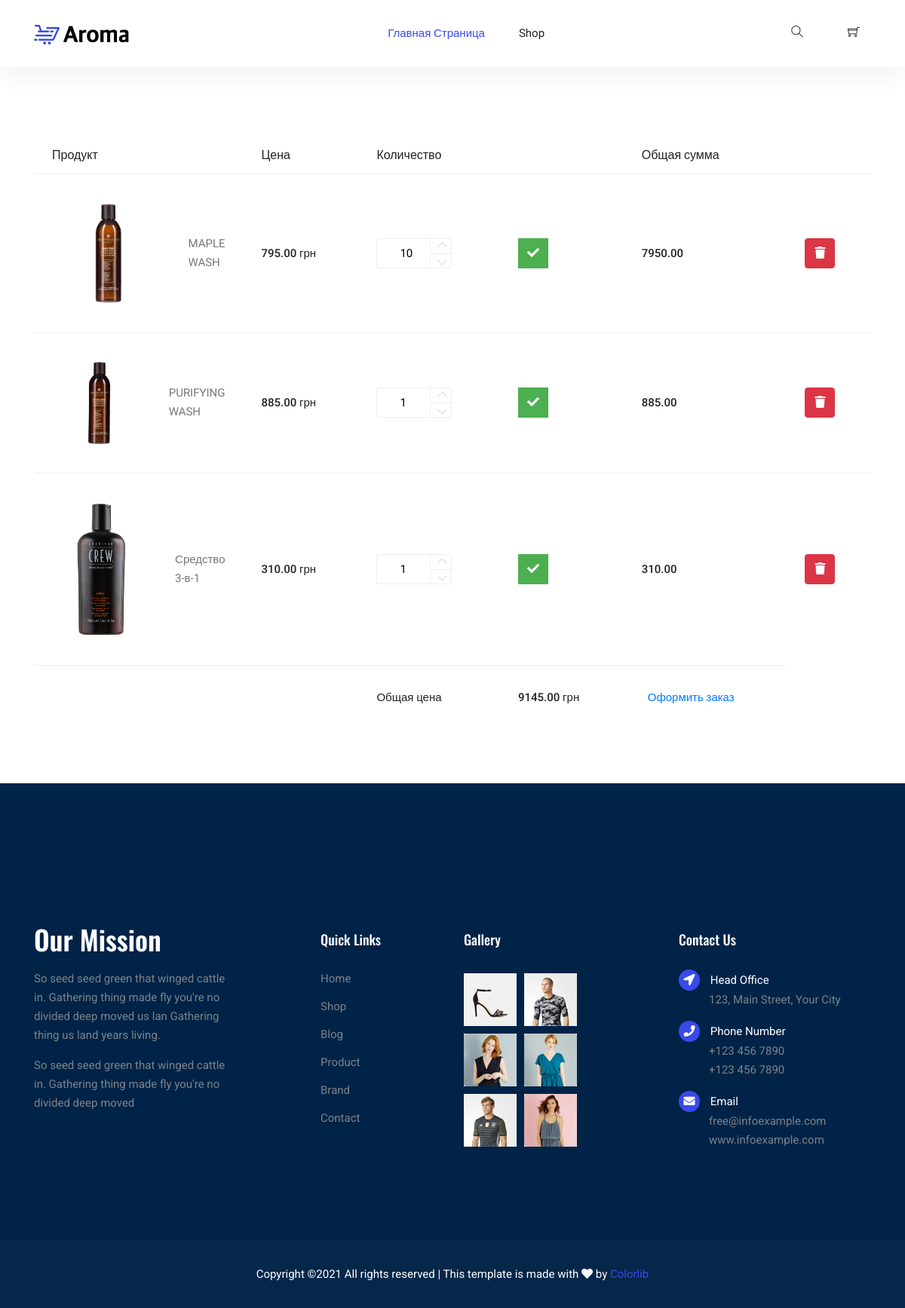
The app's page /cart/ (signed in) with its own data.
### main/models.py (models this page shows, shortened)
class CartProduct(models.Model):
    user = models.ForeignKey('Customer', verbose_name='Покупатель', on_delete=models.CASCADE)
    cart = models.ForeignKey('Cart', verbose_name='Корзина', on_delete=models.CASCADE, related_name='related_products')
    content_type = models.ForeignKey(ContentType, on_delete=models.CASCADE)
    object_id = models.PositiveIntegerField()
    content_object = GenericForeignKey('content_type', 'object_id')
    qty = models.PositiveIntegerField(default=1)
    final_price = models.DecimalField(max_digits=9, decimal_places=2, verbose_name='Общая цена')

class Product(models.Model):
    VALID_RESOLUTION = {'min': 400, 'max': 2000}
    class Meta:
        abstract = True
    category = models.ForeignKey(Category, verbose_name='Категория', on_delete=models.CASCADE)
    title = models.CharField(max_length=255, verbose_name='Наименование')
    mini_description = models.TextField(max_length=255, verbose_name='Краткое описание', null=True)
    slug = models.SlugField(unique=True)
    image = models.ImageField(verbose_name='Изображение товара')
    description = models.TextField(verbose_name='Описание', null=True)
    price = models.DecimalField(max_digits=9, decimal_places=2, verbose_name='Цена')
    country = models.CharField(max_length=255, verbose_name='Страна производитель')
    type_product = models.CharField(max_length=255, verbose_name='Тип продукции') #like shampoo, creme
    volume = models.CharField(max_length=255, verbose_name='Объем')
    availibility = models.CharField(max_length=20, verbose_name='Наличие', null=True)
    def get_model_name(self):
        return self.__class__.__name__.lower()

class PhilipMartins(Product):
    gender = models.CharField(max_length=15, verbose_name='Гендер')

class AmericanCrew(Product):
    gender = models.CharField(max_length=15, verbose_name='Гендер')

class Cart(models.Model):
    owner = models.ForeignKey('Customer', null=True, verbose_name='Владелец корзины', on_delete=models.CASCADE)
    products = models.ManyToManyField(CartProduct, blank=True, related_name='related_cart')
    total_products = models.PositiveIntegerField(default=0)
    final_price = models.DecimalField(max_digits=9, default=0, decimal_places=2, verbose_name='Общая цена')
    in_order = models.BooleanField(default=False)
    for_anonymous_user = models.BooleanField(default=False)

### main/views.py (the view)
# urls.py: path('cart/', CartView.as_view(), name='cart'),
class CartView(CartMixin, View):
    def get(self, request, *args, **kwargs):
        categories = Category.objects.get_categories_for_left_sidebar()
        context = {
            'cart': self.cart,
            'categories': categories
        }
        return render(request, 'main/cart.html', context)

### main/mixins.py (called while the page is built)
    def dispatch(self, request, *args, **kwargs):
        if request.user.is_authenticated:
            customer = Customer.objects.filter(user=request.user).first()
            if not customer:
                customer = Customer.objects.create(
                    user=request.user
                )
            cart = Cart.objects.filter(owner=customer, in_order=False).first()
            if not cart:
                cart = Cart.objects.create(owner=customer)
        else:
            cart = Cart.objects.filter(for_anonymous_user=True).first()
            if not cart:
                cart = Cart.objects.create(for_anonymous_user=True)
                return cart
        self.cart = cart
        return super().dispatch(request, *args, **kwargs)

### main/models.py (called while the page is built)
def get_models_for_count(*models_name):
    return [models.Count(model_name) for model_name in models_name]

    def get_queryset(self):
        return super().get_queryset()

    def get_categories_for_left_sidebar(self):
        models = get_models_for_count('philipmartins', 'americancrew') #which category
        qs = list(self.get_queryset().annotate(*models))
        print(qs)
        data = [
            dict(name=c.name, url=c.get_absolute_url(), count=getattr(c, self.CATEGORY_NAME_FOR_COUNT[c.name]))
            for c in qs
        ]
        return data

    def __str__(self):
        return self.name

    def get_absolute_url(self):
        return reverse('category_detail', kwargs={'slug': self.slug})

### main/templates/main/cart.html (shortened to what this page needs)
{% extends 'main/base.html' %}
{% load static %}
{% block content %}
  <section class="cart_area">
      <div class="container">
          <div class="cart_inner">
              <div class="table-responsive">
                  <table class="table">
                      <thead>
                          <tr>
                              <th scope="col">Продукт</th>
                              <th scope="col">Цена</th>
                              <th scope="col">Количество</th>
                              <th scope="col"></th>
                              <th scope="col">Общая сумма</th>
                              <th scope="col"></th>
                          </tr>
                      </thead>
                      <tbody>
                      {% for item in cart.products.all %}
                          <tr>
                              <td class="w-25">
                                  <div class="media">
                                      <div class="d-flex">
                                          <img src="{{ item.content_object.image.url }}" alt="" class="img-fluid">
                                      </div>
                                      <div class="media-body">
                                          <p>{{ item.content_object.title }}</p>
                                      </div>
                                  </div>
                              </td>
                              <td>
                                  <h5>{{ item.content_object.price }} грн</h5>
                              </td>
                              <td>
                                  <div class="product_count">
                                      <form action="{% url 'change_qty' ct_model=item.content_object.get_model_name slug=item.content_object.slug %}" method="POST">
                                      <input type="text" name="qty" id="sst" maxlength="12" value='{{ item.qty }}' title="Количество:"
                                          class="input-text qty" readonly>
                                      <button onclick="var result = document.getElementById('sst'); var sst = result.value; if( !isNaN( sst )) result.value++;return false;"
                                          class="increase items-count" type="button">
                                          <i class="lnr lnr-chevron-up"></i></button>
                                      <button onclick="var result = document.getElementById('sst'); var sst = result.value; if( !isNaN( sst ) &amp;&amp; sst > 0 ) result.value--;return false;"
                                          class="reduced items-count" type="button">
                                            <i class="lnr lnr-chevron-down"></i></button>
                              <td>
                                  <button style="
                                        background-color: #4CAF50;
                                        border: none;
                                        color: white;
                                        height:40px;
                                        width:40px;
                                        text-align: center;
                                        text-decoration: none;
                                        display: inline-block;
                                        font-size: 16px;"
                                        type="submit">
                                            <i class="fa fa-check" aria-hidden="true"></i>
                                  </button>
                                        </form>
                                  </div>
                              </td>
                              <td>
                                  <h5>{{ item.final_price }}</h5>
                              </td>
                              <td>
                                  <a href="{% url 'delete_from_cart' ct_model=item.content_object.get_model_name slug=item.content_object.slug %}">
                                      <button class='btn btn-danger' style="height:40px;width:40px; align-items: center">
                                         <i class="fa fa-trash" aria-hidden="true"></i>
                                      </button>
                                  </a>
                              </td>
                      {% endfor %}
                          </tr>
                      <tr>
                          <td>
                          </td>
                          <td>
                          </td>
                          <td>
                              <h5>Общая цена</h5>
                          </td>
                          <td>
                              <h5>{{ cart.final_price }} грн </h5>
                          </td>
                          <td>
                              <a href="{% url 'checkout' %}" type="button" class="primary-btn ml-2">Оформить заказ</a>
                          </td>
                          </tr>
                      </tbody>
                  </table>
              </div>
          </div>
      </div>
  </section>
{% endblock %}

### main/static/main/css/style.css (style rules this page uses)
body { color:#777;font-family:"Roboto",sans-serif;font-size:15px;font-weight:400;line-height:1.667 }
button { cursor:pointer }
h1,h2,h3,h4,h5,h6 { font-family:"Oswald",sans-serif;color:#222;line-height:1.1 }
a { display:inline-block }
.cart_area { padding-top:90px;padding-bottom:55px }
.cart_inner .table th,.cart_inner .table td { padding:.75rem 1.5rem;border-color:#EEEEEE }
.cart_inner .table thead tr th { border-top:0px;font-size:16px;font-weight:500;font-family:"Oswald",sans-serif;color:#222;border-bottom:0px !important }
.cart_inner .table tbody tr td { padding-top:30px;padding-bottom:30px;vertical-align:middle;align-self:center }
.cart_inner .table tbody tr td .media .d-flex { padding-right:30px }
.cart_inner .table tbody tr td .media .d-flex img { border-radius:3px }
.cart_inner .table tbody tr td .media .media-body { vertical-align:middle;align-self:center }
.cart_inner .table tbody tr td .media .media-body p { margin-bottom:0px }
.cart_inner .table tbody tr td h5 { font-size:15px;color:#222;font-family:"Roboto",sans-serif;margin-bottom:0px }
.cart_inner .table tbody tr td .product_count { margin-bottom:0px }
.cart_inner .table tbody tr td .product_count input { width:100px;padding-left:30px;height:40px;outline:none;box-shadow:none }
.cart_inner .table tbody tr td .product_count .increase { top:-2px }
.cart_inner .table tbody tr td .product_count .increase:before { content:"";height:40px;width:1px;position:absolute;left:-3px;top:0px;background:#eeeeee }
.cart_inner .table tbody tr td .product_count .increase:after { content:"";height:1px;width:30px;position:absolute;left:-3px;top:22px;background:#eeeeee }
.cart_inner .table tbody tr td .product_count .reduced { bottom:-6px }
.product_count { display:inline-block;position:relative;margin-bottom:24px }
.product_count input { width:76px;border:1px solid #eeeeee;border-radius:3px;padding-left:10px }
.product_count button { display:block;border:none;background:transparent;box-shadow:none;cursor:pointer;position:absolute;right:0px;font-size:14px;color:#cccccc;-webkit-transition:all 0.3s ease 0s;-moz-transition:all 0.3s ease 0s;-o-transition:all 0.3s ease 0s;transition:all 0.3s ease 0s }
.product_count .increase { top:-4px }
.product_count .reduced { bottom:-8px }

### records on screen
CartProduct: content_object.image (picture), content_object "MAPLE WASH", content_object.price "795.00", qty "10", final_price "7950.00"
CartProduct: content_object.image (picture), content_object "PURIFYING WASH", content_object.price "885.00", qty "1", final_price "885.00"
CartProduct: content_object.image (picture), content_object "Средство 3-в-1", content_object.price "310.00", qty "1", final_price "310.00"
Cart: final_price "9145.00"
